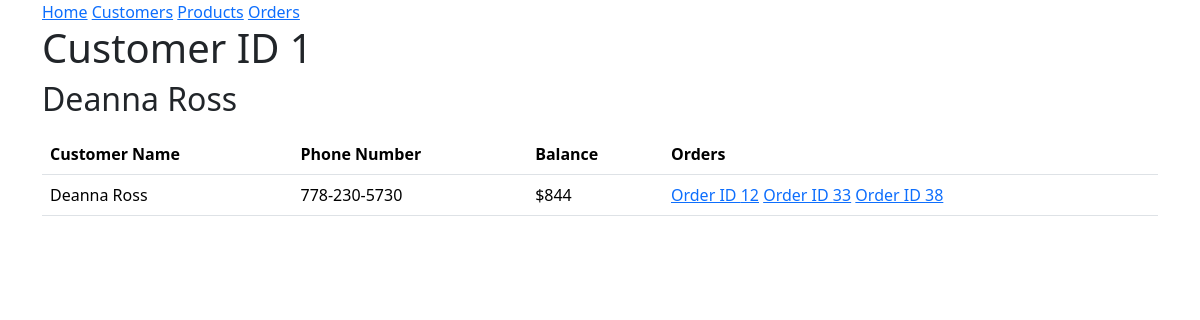
/customer/1, run on an earlier commit of the app's database.
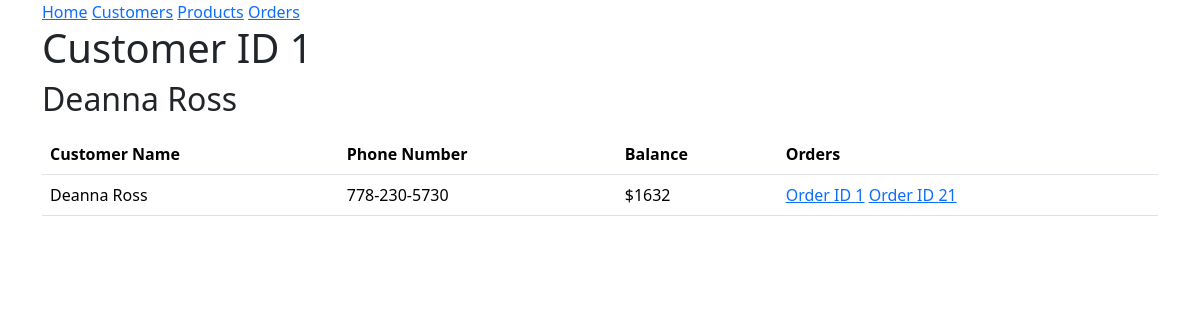
And on a later commit of the database.
### models.py (models this page shows, shortened)
class Customer(db.Model):
 id = mapped_column(Integer, primary_key=True)
 name = mapped_column(String(200), nullable=False, unique=True)
 phone = mapped_column(String(20), nullable=False)
 balance = mapped_column(Numeric, nullable=False, default=0.0)
 orders = relationship("Order")

class Order(db.Model):
    id = mapped_column(Integer, primary_key=True)
    customer_id = mapped_column(Integer, ForeignKey(Customer.id), nullable=False)
    total = mapped_column(Float(200))
    created = mapped_column(DateTime,nullable=False,default=func.now())
    processed = mapped_column(DateTime, nullable=True)
    customer = relationship("Customer", back_populates="orders")
    products = relationship("ProductOrder", back_populates="order", cascade="all, delete-orphan")

### routes/endpoint.py (the view)
@endpoint.route('/customer/<int:id>', methods=['GET'])
def get_customer(id):
    customer = db.session.execute(db.select(Customer).where(Customer.id == id)).scalars().first()
    if not customer:
        return redirect(url_for('html.get_customers'))
    customers = []
    u = {
        "id": customer.id,
        "name": customer.name,
        "phone": customer.phone,
        'balance': int(customer.balance),
        'orders': customer.orders
    }
    customers.append(u)
    return render_template("detailed.html",id = id, customer = customer.name, customers = customers)

### templates/detailed.html (shortened to what this page needs)
{% extends "base.html" %}
{% block content %}
<h1>Customer ID {{ id }}</h1>
<h2>{{ customer }}</h2>
<table class="table">
    <thead class="thead-dark">
    <th>Customer Name</th>
    <th>Phone Number</th>
    <th>Balance</th>
    <th>Orders</th>
{% for customer in customers %}
<p>
    <tr>
    <td>{{ customer.name }}</td>
    <td>{{ customer.phone }}</td>
    <td>${{ customer.balance }}</td>
    <td>
        {% for order in customer.orders %}
        <a href="{{ url_for('pages.get_order', id=order.id) }}">Order ID {{ order.id }}</a>
        {% endfor %}
    </td>
    </tr>
</p>
{% endfor %}
</table>
{% endblock %}

What changed in the data, as far as the page shows it:
changed Customer "Deanna Ross": loses Order (id "12"); loses Order (id "33"); loses Order (id "38"); gains Order (id "1"); gains Order (id "21"); balance "844" → "1632"
